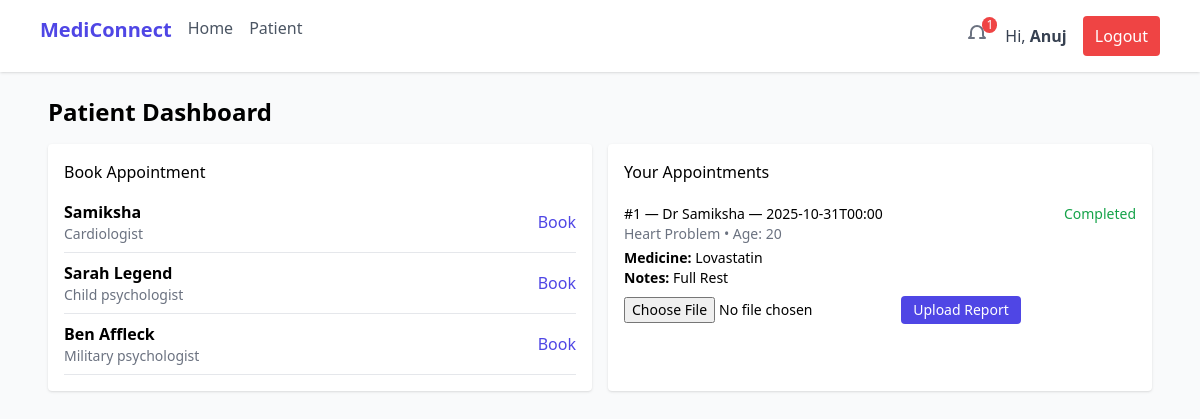
The app's page /patient (signed in) with its own data.
### tables this page shows
CREATE TABLE doctors (
        id INTEGER PRIMARY KEY AUTOINCREMENT,
        name TEXT NOT NULL,
        specialization TEXT,
        city TEXT,
        experience INTEGER,
        rating REAL,
        fee REAL,
        mode TEXT
    );

CREATE TABLE appointments (
        id INTEGER PRIMARY KEY AUTOINCREMENT,
        doctor_id INTEGER,
        patient_id INTEGER,
        date TEXT,
        mode TEXT,
        disease TEXT,
        age INTEGER,
        status TEXT DEFAULT 'Booked',
        medicine TEXT,
        notes TEXT,
        FOREIGN KEY(doctor_id) REFERENCES doctors(id),
        FOREIGN KEY(patient_id) REFERENCES users(id)
    );

### app.py (the view)
@app.route('/patient')
@login_required(role='patient')
def patient_dashboard():
    uid = session.get('user_id')
    conn = get_db()
    appointments = conn.execute("""SELECT a.*, d.name as doctor_name,
                                (SELECT GROUP_CONCAT(filename) FROM reports r WHERE r.appointment_id=a.id) as reports
                                FROM appointments a
                                LEFT JOIN doctors d ON a.doctor_id=d.id
                                WHERE a.patient_id = ? ORDER BY a.date DESC""", (uid,)).fetchall()
    doctors = conn.execute("SELECT * FROM doctors").fetchall()
    conn.close()
    return render_template('patient/dashboard.html', appointments=appointments, doctors=doctors)

### app.py (called while the page is built)
def get_db():
    conn = sqlite3.connect(DB_PATH, detect_types=sqlite3.PARSE_DECLTYPES|sqlite3.PARSE_COLNAMES)
    conn.row_factory = sqlite3.Row
    return conn

def login_required(role=None):
    def decorator(f):
        @wraps(f)
        def decorated_function(*args, **kwargs):
            if 'user_id' not in session:
                flash("Please log in first.", "warning")
                return redirect(url_for('login'))
            if role and session.get('role') != role:
                flash("You do not have access to that page.", "danger")
                return redirect(url_for('index'))
            return f(*args, **kwargs)
        return decorated_function
    return decorator

@app.context_processor
def inject_notifications():
    if 'user_id' in session:
        conn = get_db()
        notifs = conn.execute("SELECT * FROM notifications WHERE user_id=? ORDER BY created_at DESC LIMIT 6", (session['user_id'],)).fetchall()
        unread = conn.execute("SELECT COUNT(*) as c FROM notifications WHERE user_id=? AND is_read=0", (session['user_id'],)).fetchone()['c']
        conn.close()
        return dict(__notifications=notifs, __unread_count=unread)
    return dict(__notifications=[], __unread_count=0)

### templates/patient/dashboard.html (shortened to what this page needs)
{% extends 'base.html' %}{% block content %}
<h2 class="text-2xl font-semibold mb-4">Patient Dashboard</h2>
<div class="grid grid-cols-1 md:grid-cols-2 gap-4">
  <div class="bg-white p-4 rounded shadow">
    <h3 class="font-medium">Book Appointment</h3>
    <ul class="mt-2">
      {% for d in doctors %}
        <li class="py-2 flex justify-between items-center border-b">
          <div><strong>{{d.name}}</strong><div class="text-sm text-gray-500">{{d.specialization}}</div></div>
          <a href="{{ url_for('book', doctor_id=d.id) }}" class="text-indigo-600">Book</a>
        </li>
      {% endfor %}
    </ul>
  </div>
  <div class="bg-white p-4 rounded shadow">
    <h3 class="font-medium">Your Appointments</h3>
    <ul class="divide-y mt-2">
      {% for a in appointments %}
        <li class="py-3">
          <div class="flex justify-between">
            <div>
              <div class="text-sm">#{{a.id}} — Dr {{a.doctor_name}} — {{a.date}}</div>
              <div class="text-sm text-gray-500">{{a.disease}} • Age: {{a.age}}</div>
              {% if a.medicine %}<div class="mt-1 text-sm"><strong>Medicine:</strong> {{a.medicine}}</div>{% endif %}
              {% if a.notes %}<div class="text-sm"><strong>Notes:</strong> {{a.notes}}</div>{% endif %}
            </div>
            <div class="text-right">
              <div class="text-sm {{ 'text-green-600' if a.status=='Completed' else 'text-yellow-600' if a.status=='Confirmed' else 'text-red-600' if a.status=='Cancelled' else 'text-blue-600' }}">{{a.status}}</div>
            </div>
          </div>
          <form method="post" action="{{ url_for('upload_report', appid=a.id) }}" enctype="multipart/form-data" class="mt-2">
            <input type="file" name="report" class="text-sm">
            <button class="px-3 py-1 bg-indigo-600 text-white rounded text-sm">Upload Report</button>
          </form>
        </li>
      {% else %}
        <li class="py-3 text-gray-500">No appointments found.</li>
      {% endfor %}
    </ul>
  </div>
</div>
{% endblock %}

### templates/base.html (shortened to what this page needs)
<!doctype html>
<html lang="en">
<head>
  <script src="https://cdn.tailwindcss.com"></script>
</head>
<body class="bg-gray-50 min-h-screen">
  <nav class="bg-white shadow">
    <div class="max-w-6xl mx-auto px-4">
      <div class="flex justify-between">
        <div class="flex space-x-4 py-4">
          <a href="/" class="text-xl font-semibold text-indigo-600">MediConnect</a>
          <a href="/" class="text-gray-600 hover:text-indigo-600">Home</a>
          {% if session.role=='patient' %}<a href="{{ url_for('patient_dashboard') }}" class="text-gray-600 hover:text-indigo-600">Patient</a>{% endif %}
        </div>
        <div class="flex items-center space-x-4 py-4">
          <div class="relative">
            <button onclick="document.getElementById('notif').classList.toggle('hidden')" class="relative inline-flex items-center">
              <svg class="w-6 h-6 text-gray-500" fill="none" stroke="currentColor" viewBox="0 0 24 24"><path stroke-linecap="round" stroke-linejoin="round" stroke-width="2" d="M15 17h5l-1.405-1.405A2.032 2.032 0 0118 14.158V11a6 6 0 10-12 0v3.159c0 .538-.214 1.055-.595 1.436L4 17h5"></path></svg>
              {% if __unread_count>0 %}<span class="absolute -top-1 -right-2 bg-red-500 text-white rounded-full text-xs px-1">{{__unread_count}}</span>{% endif %}
            </button>
          </div>
          {% if session.name %}
            <div class="text-gray-700">Hi, <strong>{{session.name}}</strong></div>
            <a href="{{ url_for('logout') }}" class="px-3 py-2 bg-red-500 text-white rounded">Logout</a>
          {% else %}
            <a href="{{ url_for('login') }}" class="px-3 py-2 bg-indigo-600 text-white rounded">Login</a>
            <a href="{{ url_for('register') }}" class="px-3 py-2 border rounded">Register</a>
          {% endif %}
        </div>
      </div>
    </div>
  </nav>
  <main class="max-w-6xl mx-auto p-6">
    {% block content %}{% endblock %}
  </main>
</body>
</html>

### records on screen
doctors: name "Samiksha", specialization "Cardiologist"
doctors: name "Sarah Legend", specialization "Child psychologist"
doctors: name "Ben Affleck", specialization "Military psychologist"
appointments: id "1", doctor_name "Samiksha", date "2025-10-31T00:00", disease "Heart Problem", age "20", medicine "Lovastatin", notes "Full Rest", status "Completed"

### other values on screen
{{ __unread_count }} "1"
{{ session.name }} "Anuj"
